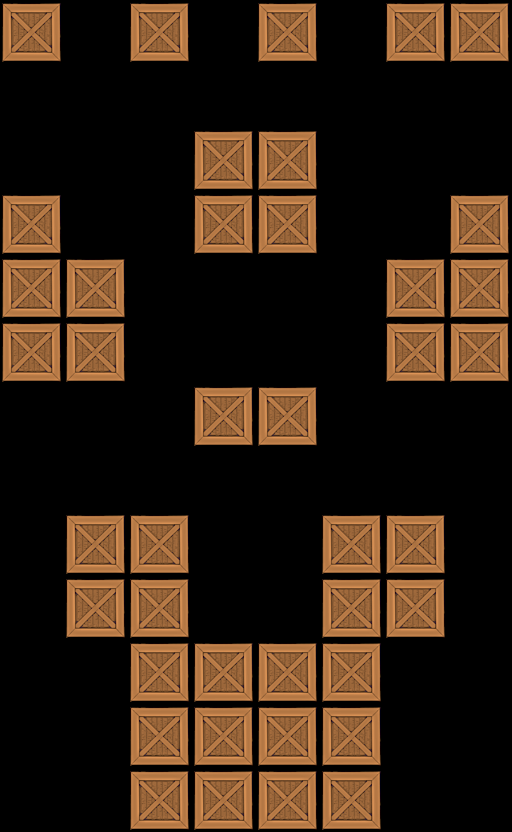

This is a level from a 2D game, rendered from its Tiled map with the project's own tilesets. A one-line summary and the map file follow, with tile-layer data summarised:
An orthogonal 8x13 tile map with 64x64 px tiles, 1 tile layer (Tile Layer 1).

<map version="1.0" orientation="orthogonal" width="8" height="13" tilewidth="64" tileheight="64">
 <tileset firstgid="1" name="crate" tilewidth="64" tileheight="64">
  <image source="../../crate4.png" width="64" height="64" />
 </tileset>
 <layer name="Tile Layer 1" width="8" height="13">
  <data>[104 cells, 41 non-empty, 1 distinct tile ids]</data>
 </layer>
</map>
